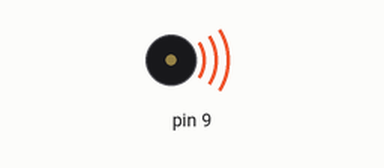
Recording of a sketch running on a simulated Arduino Uno, built with avr-gcc and run on an emulated ATmega328P. Parts: buzzer (waves = sounding). Random numbers use the default seed unless the sketch sets one.

Above: at 0.1 s.
Timing chart, 0 to 46.0 s (numbered marks = the images above):
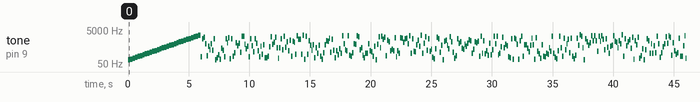

The sketch:

tone_test.ino
```cpp
int notes[] = {
  /*
    F     F#     G   G#      A    A#   B    C    C#   D    D#   E
  */
  87,     93,   98,  104,  110,  117, 123, 131, 139, 147, 156, 165,
  175,   185,  196,  208,  220,  233, 247, 262, 277, 294, 311, 330,
  349,   370,  392,  415,  440,  466, 494, 523, 554, 587, 622, 659,
  698,   740,  784,  831,  880,  932, 988, 1047, 1109, 1175, 1245, 1319,
  1397, 1480, 1568, 1661, 1760, 1865, 1976, 2093, 2217, 2349, 2489, 2637,
  2794, 2960, 3136, 3322, 3520, 3729, 3951, 4186, 4435, 4699, 4978, 5257
};

void setup() {
  for (byte i = 0; i < 5 * 12; i++) {
    tone(9, notes[i++]);
    delay(200);
  }
}

void loop() {
  tone(9, notes[random(5 * 12)]);
  delay(120);
}
```

Measured:
- by itself, tone on pin 9: plays 87 Hz for 0.20 s, 98 Hz for 0.20 s, 110 Hz for 0.20 s, 123 Hz for 0.20 s, 139 Hz for 0.20 s, 156 Hz for 0.20 s … (361 notes in this stretch)
